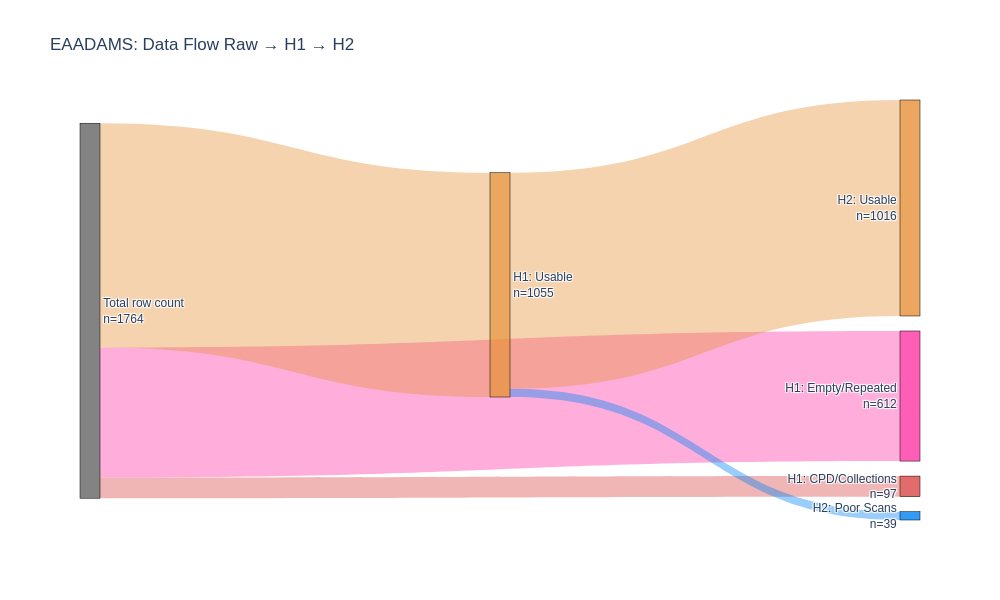

Source (notebook cell):
### Markdown cell above
## Data Flow Sankey Diagrams

### Code cell
import subprocess
import sys
import plotly.graph_objects as go

# Sankey diagram showing data flow from H1, H2
# Get the row counts
total_raw = len(df_cpd) + len(df_pure_empty) + len(df_repeated) + len(df)
h1_usable = len(df)
h1_rejects = len(df_cpd) + len(df_pure_empty) + len(df_repeated)
h2_usable = len(valid) + len(num_sep)
h2_rejects = len(problem)

# Sankey nodes with counts in labels
nodes = [
    f"Total row count<br>n={total_raw}",
    f"H1: CPD/Collections<br>n={len(df_cpd)}",
    f"H1: Empty/Repeated<br>n={len(df_pure_empty) + len(df_repeated)}",
    f"H1: Usable<br>n={h1_usable}",
    f"H2: Poor Scans<br>n={h2_rejects}",
    f"H2: Usable<br>n={h2_usable}"
]

# Sankey links (source, target, value)
source = [0, 0, 0, 3, 3]
target = [1, 2, 3, 4, 5]
value = [len(df_cpd), len(df_pure_empty) + len(df_repeated), h1_usable, h2_rejects, h2_usable]

# Colors for nodes
node_colors = [
    "rgba(100, 100, 100, 0.8)",  # Raw (gray)
    "rgba(217, 72, 72, 0.8)",    # CPD (red)
    "rgba(255, 54, 165, 0.8)",   # Empty/Repeated (magenta)
    "rgba(230, 145, 56, 0.8)",   # H1 Usable (orange)
    "rgba(0, 130, 244, 0.8)",    # H2 Poor (blue)
    "rgba(230, 145, 56, 0.8)"    # H2 Usable (orange)
]

# Colors for links
link_colors = [
    "rgba(217, 72, 72, 0.4)",
    "rgba(255, 54, 165, 0.4)",
    "rgba(230, 145, 56, 0.4)",
    "rgba(0, 130, 244, 0.4)",
    "rgba(230, 145, 56, 0.4)"
]

fig = go.Figure(data=[go.Sankey(
    node=dict(
        pad=15,
        thickness=20,
        line=dict(color="black", width=0.5),
        label=nodes,
        color=node_colors
    ),
    link=dict(
        source=source,
        target=target,
        value=value,
        color=link_colors
    )
)])

fig.update_layout(
    title=f"{dataset.upper()}: Data Flow Raw → H1 → H2",
    font=dict(size=12, family="Arial"),
    height=600,
    width=1000
)

fig.show()

# Detailed breakdown statistics
print("\n" + "="*60)
print(f"DATA STRATIFICATION SUMMARY - {dataset.upper()}")
print("="*60)
print(f"\nRAW DOCUMENTS: {total_raw}")
print(f"├── CPD/Collections: {len(df_cpd)} ({len(df_cpd)/total_raw*100:.1f}%)")
print(f"├── Empty Transcripts: {len(df_pure_empty)} ({len(df_pure_empty)/total_raw*100:.1f}%)")
print(f"├── Repeated Content: {len(df_repeated)} ({len(df_repeated)/total_raw*100:.1f}%)")
print(f"└── H1 USABLE: {h1_usable} ({h1_usable/total_raw*100:.1f}%)")
print(f"\nH2 PROCESSING OF H1 USABLE ({h1_usable}):")
print(f"├── H2 Poor Scans: {h2_rejects} ({h2_rejects/h1_usable*100:.1f}%)")
print(f"│   ├── High Numeric Content: {num_sep_count}")
print(f"│   ├── Low Valid Word Chars: {len(r1)}")
print(f"│   └── Low Word Count: {len(r2)}")
print(f"└── H2 USABLE: {h2_usable} ({h2_usable/h1_usable*100:.1f}%)")
print(f"    ├── Valid Documents: {len(valid)}")
print(f"    └── Numeric-Heavy (Usable): {num_sep_count}")
print("="*60)

### Figure 1 — Plotly figure (JSON) as saved in the notebook; plotly's stock layout.template omitted (floating-point values rounded to 4 significant figures)
{"data": [{"link": {"color": ["rgba(217, 72, 72, 0.4)", "rgba(255, 54, 165, 0.4)", "rgba(230, 145, 56, 0.4)", "rgba(0, 130, 244, 0.4)", "rgba(230, 145, 56, 0.4)"], "source": [0, 0, 0, 3, 3], "target": [1, 2, 3, 4, 5], "value": [97, 612, 1055, 39, 1016]}, "node": {"color": ["rgba(100, 100, 100, 0.8)", "rgba(217, 72, 72, 0.8)", "rgba(255, 54, 165, 0.8)", "rgba(230, 145, 56, 0.8)", "rgba(0, 130, 244, 0.8)", "rgba(230, 145, 56, 0.8)"], "label": ["Total row count<br>n=1764", "H1: CPD/Collections<br>n=97", "H1: Empty/Repeated<br>n=612", "H1: Usable<br>n=1055", "H2: Poor Scans<br>n=39", "H2: Usable<br>n=1016"], "line": {"color": "black", "width": 0.5}, "pad": 15, "thickness": 20}, "type": "sankey"}], "layout": {"font": {"family": "Arial", "size": 12}, "height": 600, "title": {"text": "EAADAMS: Data Flow Raw → H1 → H2"}, "width": 1000}}
